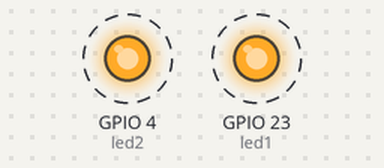
Bench run of a program on a simulated ESP32 board running MicroPython. Shown: output pins drawn as LEDs (lit = HIGH). Dashed ring = blinking.

Above: at 0.05 s.
Timing chart, 0 to 4.6 s (numbered marks = the images above):
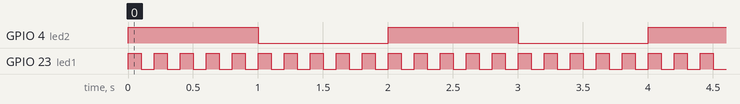

Measured:
- by itself, GPIO 4 (led2): alternates HIGH for 1.0 s and LOW for 1.0 s
- by itself, GPIO 23 (led1): alternates HIGH for 0.10 s and LOW for 0.10 s

The program:

async_0.py
```python
import uasyncio as asyncio
from machine import Pin

led1 = Pin(23, Pin.OUT)
led2 = Pin(4, Pin.OUT)

loop = asyncio.get_event_loop()

async def loop1():
    while True:
        led1.value(not led1.value())
        await asyncio.sleep(.1)

async def loop2():
    while True:
        led2.value(not led2.value())
        await asyncio.sleep(1)

loop.create_task(loop1())
loop.create_task(loop2())
loop.run_forever()
```
